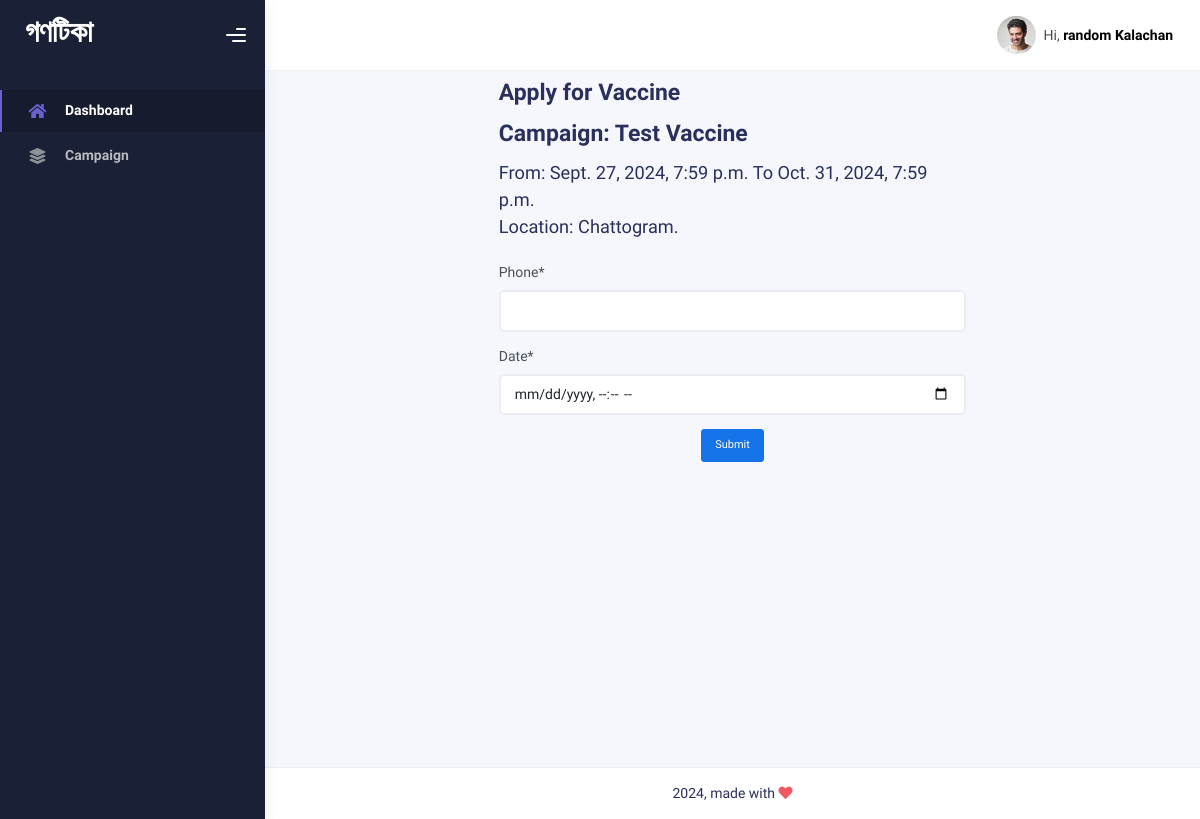
/vaccine/campaign/3/apply/ (signed in), run on the app's committed database.
### vaccine_campaign/models.py (models this page shows, shortened)
class VaccineCampaign(models.Model):
    title = models.CharField(max_length=200, default="")
    location = models.TextField()
    start_date = models.DateTimeField()
    end_date = models.DateTimeField()

### vaccine_booking/views.py (the view)
@login_required(login_url=reverse_lazy("auth.login"))
@doctor_required
def apply_for_vaccine(request, campaign_id):
    campaign = get_object_or_404(VaccineCampaign, pk=campaign_id)
    if request.method == "POST":
        form = VaccineBookingForm(request.POST)
        if form.is_valid():
            booking = form.save(commit=False)
            booking.patient = request.user.account
            booking.vaccine_campaign = campaign
            booking.next_vaccine_date = booking.date + timedelta(days=5)
            booking.save()
            messages.success(request, "You have successfully applied for the vaccine!")
            return redirect("campaign.index")
    else:
        form = VaccineBookingForm(initial={"campaign": campaign})
    return render(
        request, "apply_for_vaccine.html", {"form": form, "campaign": campaign}
    )

### vaccine_booking/forms.py
class VaccineBookingForm(forms.ModelForm):
    class Meta:
        model = VaccineBooking
        exclude = ["patient"]
        widgets = {
            "vaccine_campaign": forms.HiddenInput(),
            "is_completed": forms.HiddenInput(),
            "next_vaccine_date": forms.HiddenInput(),
            "date": forms.DateTimeInput(
                attrs={
                    "type": "datetime-local",
                    "class": "form-control",
                    "placeholder": "Select start date and time",
                }
            ),
        }
    def __init__(self, *args, **kwargs):
        super(VaccineBookingForm, self).__init__(*args, **kwargs)
        self.fields["vaccine_campaign"].required = False
        self.fields["is_completed"].required = False
        self.fields["next_vaccine_date"].required = False
        self.helper = FormHelper(self)
        self.helper.form_method = "post"
        self.helper.add_input(Submit("submit", "Submit"))

### vaccine_booking/templates/apply_for_vaccine.html (shortened to what this page needs)
{% extends 'base.html' %}
{% block content %}
  {% load crispy_forms_tags %}
  <div class="container mb-4">
    <h3 style="width: 50%; margin: auto;" class="mt-2"><b>Apply for Vaccine</b></h3>
    <h3 style="width: 50%; margin: auto;" class="mt-2"><b>Campaign: {{ campaign.title }}</b></h3>
    <h5 style="width: 50%; margin: auto;" class="mt-2">From: {{ campaign.start_date }} To {{ campaign.end_date }}</h5>
    <h5 style="width: 50%; margin: auto;" class="mb-4">Location: {{ campaign.location }}</h5>
    <form action="" autocomplete="off" method="POST" style="width: 50%; margin: auto;" novalidate enctype="multipart/form-data">
      {{ form|crispy }}
      <div class="d-flex justify-content-center">
        <button class="btn btn-primary btn-sm">Submit</button>
      </div>
    </form>
  </div>
{% endblock %}

### core/templates/header.html (shortened to what this page needs)
<div class="main-header">
  {% load static %}
  <nav class="navbar navbar-header navbar-header-transparent navbar-expand-lg border-bottom">
    <div class="container-fluid">
      <ul class="navbar-nav topbar-nav ms-md-auto align-items-center">
        <li class="nav-item topbar-user dropdown hidden-caret">
          <a class="dropdown-toggle profile-pic" data-bs-toggle="dropdown" href="#" aria-expanded="false">
            <div class="avatar-sm">
              <img src="{% static 'assets/img/profile.jpg' %}" alt="..." class="avatar-img rounded-circle" />
            </div>
            <span class="profile-username">
              <span class="op-7">Hi,</span>
              <span class="fw-bold">{{ request.user.first_name }} {{ request.user.last_name }}</span>
            </span>
          </a>
        </li>
      </ul>
    </div>
  </nav>
</div>

### data on the page
VaccineCampaign: title "Test Vaccine", start_date "Sept. 27, 2024, 7:59 p.m.", end_date "Oct. 31, 2024, 7:59 p.m.", location "Chattogram."

### other printed values
{{ request.user.first_name }} "random"
{{ request.user.last_name }} "Kalachan"
